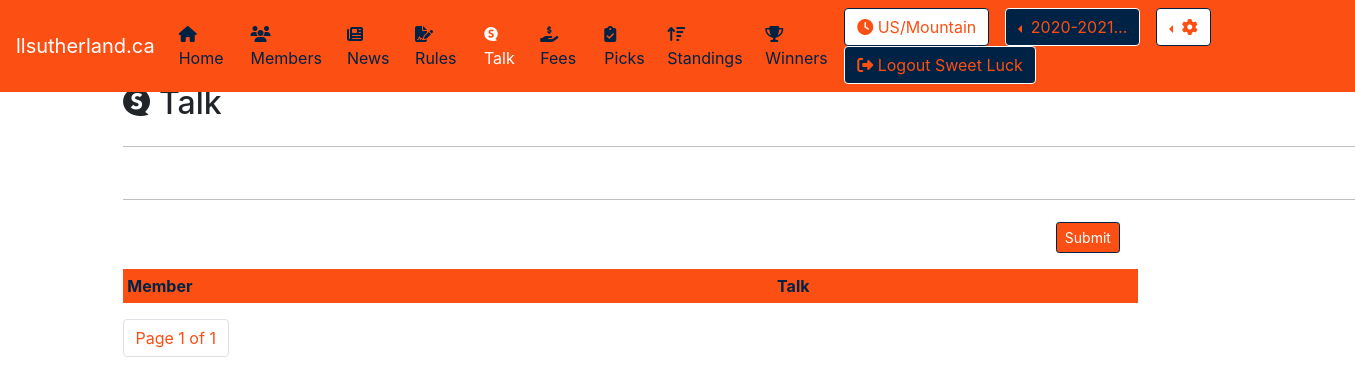
The page /talk/ (signed in) on the database as committed earlier.
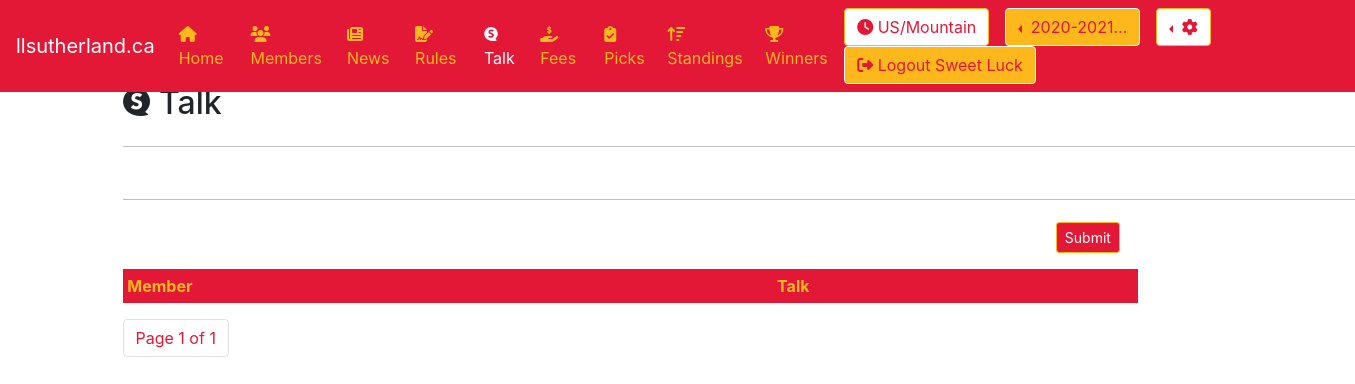
The same page on the database as committed later.
### pool/models.py (models this page shows, shortened)
class CustomUser(AbstractUser):
    US_EST = 'US/Eastern'
    TZS = [
        ('US/Alaska', 'US/Alaska'),
        ('US/Arizona','US/Arizona'),
        ('US/Central','US/Central'),
        (US_EST,'US/Eastern'),
        ('US/Hawaii','US/Hawaii'),
        ('US/Mountain','US/Mountain'),
        ('US/Pacific','US/Pacific'),
        ('Europe/Amsterdam','Europe/Amsterdam'),
        ('Europe/Athens','Europe/Athens'),
        ('Europe/Belgrade','Europe/Belgrade'),
        ('Europe/Berlin','Europe/Berlin'),
        ('Europe/Brussels','Europe/Brussels'),
        ('Europe/Bucharest','Europe/Bucharest'),
        ('Europe/Budapest','Europe/Budapest'),
        ('Europe/Copenhagen','Europe/Copenhagen'),
        ('Europe/Dublin','Europe/Dublin'),
        ('Europe/Gibraltar','Europe/Gibraltar'),
        ('Europe/Helsinki','Europe/Helsinki'),
        ('Europe/Istanbul','Europe/Istanbul'),
        ('Europe/Kiev','Europe/Kiev'),
        ('Europe/Lisbon','Europe/Lisbon'),
        ('Europe/London','Europe/London'),
        ('Europe/Luxembourg','Europe/Luxembourg'),
        ('Europe/Madrid','Europe/Madrid'),
        ('Europe/Malta','Europe/Malta'),
        ('Europe/Moscow','Europe/Moscow'),
        ('Europe/Oslo','Europe/Oslo'),
        ('Europe/Paris','Europe/Paris'),
        ('Europe/Prague','Europe/Prague'),
        ('Europe/Rome','Europe/Rome'),
        ('Europe/Sarajevo','Europe/Sarajevo'),
        ('Europe/Stockholm','Europe/Stockholm'),
        ('Europe/Vienna','Europe/Vienna'),
        ('Europe/Volgograd','Europe/Volgograd'),
        ('Europe/Warsaw','Europe/Warsaw'),
        ('Europe/Zurich','Europe/Zurich')
    ]
    username_validator = MyValidator()
    username = models.CharField(
        _('username'),
        max_length=150,
        unique=True,
        help_text=_('Required. 150 characters or fewer. Names and numbers only.'),
        validators=[username_validator],
            error_messages={
            'unique': _("A user with that username already exists."),
        },
    )
    mobile = models.CharField(max_length=20, blank=True, null=True)
    image = models.ImageField(upload_to='profile_image', blank=True, null=True)
    favorite_team = models.ForeignKey(Team, on_delete=models.CASCADE, blank=True, null=True)
    timezone = models.CharField(max_length=50, blank=False, null=False, default=US_EST, choices=TZS)

class Season(models.Model):
    name = models.CharField(max_length=50, blank=False, null=False)
    effective_date = models.DateField(blank=False, null=False)
    effective_end_date = models.DateField(blank=False, null=False)
    is_active = models.BooleanField(default=True)

### pool/views.py (the view, shortened to what this page needs)
# urls.py: path('talk/', TalkView.as_view(), name='talk'),
class TalkView(LoginRequiredMixin, TemplateView):
    template_name = 'talk/talk.html'
    context_object_name = 'talk'
    form_class = TalkForm
    success_url = '/talk'
    def get(self, request):
        args = get_current(request)
        items = Talk.objects.order_by('-effective_date')
        paginator = Paginator(items, 6)
        page_number = request.GET.get('page')
        page_obj = paginator.get_page(page_number)
        args.update({'talk' : items})
        args.update({'page_obj' : page_obj})
        return render(request, self.template_name, args)

### pool/views.py (called while the page is built)
def get_current(request):
    current_season = None
    current_week = None
    seasons = []
    prefs = None
    request.session['django_timezone'] = request.user.timezone
    try:
        current_season = get_current_season(request)
        current_week = get_current_week(request)
        seasons = get_seasons()
        prefs = get_preferences(request)
    except Exception as e:
        print(e)
    return {
        'preferences' : prefs,
        'current_season': current_season,
        'current_week' : current_week,
        'seasons' : seasons
    }

def get_preferences(request):
    return Preferences.objects.get(user_id = request.user.id)

def get_seasons():
    return Season.objects.order_by('-effective_date')

def get_current_season(request):
    active_season = Season.objects.get(is_active=True)
    current_season_id = request.session['current_season_id']
    if not active_season.id == current_season_id:
        request.session['current_season_id'] = active_season.id
        return Season.objects.get(id=active_season.id)
    else:
        return Season.objects.get(id=current_season_id)

### utils/season_helper.py (called while the page is built)
def get_now():
    return timezone.now()

### pool/templates/talk/talk.html (shortened to what this page needs)
{% extends 'base.html' %}
{% block body %}
<h2 class="mt-1 mb-4"><i class="fab fa-speakap"></i> Talk</h2>
<div class="row">
    <div class="col-12">
        {% include 'talk/create_talk.html' %}
    </div>
</div>
<div class="row">
    <div class="col-11">
        {% include 'talk/talk_loop.html' %}
    </div>
</div>
{% include 'pagination.html' %}
{% endblock %}

### pool/templates/nav/fav-team.html (shortened to what the changed rows need)
<nav class="navbar navbar-expand-md navbar-dark fixed-top" style="background-color: {{user.favorite_team.color_01}};">
        <div class="collapse navbar-collapse" id="navbarCollapse">
            <ul class="navbar-nav mr-auto">
                <li class="nav-item">
                    <a class="nav-link" href="{% url 'home'  %}" style="{% if request.resolver_match.url_name == "home" %}color:{{user.favorite_team.color_02}};{% else %}color:{{user.favorite_team.color_03}};{% endif %}"><i class="fas fa-home"></i> Home</a>
                </li>
                <li class="nav-item">
                    <a class="nav-link" href="{% url 'members'  %}" style="{% if request.resolver_match.url_name == "members" %}color:{{user.favorite_team.color_02}};{% else %}color:{{user.favorite_team.color_03}};{% endif %}"><i class="fas fa-users"></i> Members</a>
                </li>
                <li class="nav-item">
                    <a class="nav-link" href="{% url 'news'  %}" style="{% if request.resolver_match.url_name == "news" %}color:{{user.favorite_team.color_02}};{% else %}color:{{user.favorite_team.color_03}};{% endif %}"><i class="fas fa-newspaper"></i> News</a>
                </li>
                <li class="nav-item">
                    <a class="nav-link" href="{% url 'rules'  %}" style="{% if request.resolver_match.url_name == "rules" %}color:{{user.favorite_team.color_02}};{% else %}color:{{user.favorite_team.color_03}};{% endif %}"><i class="fas fa-file-signature"></i> Rules</a>
                </li>
                <li class="nav-item">
                    <a class="nav-link" href="{% url 'fees'  %}" style="{% if request.resolver_match.url_name == "fees" %}color:{{user.favorite_team.color_02}};{% else %}color:{{user.favorite_team.color_03}};{% endif %}"><i class="fas fa-hand-holding-usd"></i> Fees</a>
                </li>
                <li class="nav-item">
                    <a class="nav-link" href="{% url 'picks'  %}" style="{% if request.resolver_match.url_name == "picks" %}color:{{user.favorite_team.color_02}};{% else %}color:{{user.favorite_team.color_03}};{% endif %}"><i class="fas fa-clipboard-check"></i> Picks</a>
                </li>
                <li class="nav-item">
                    <a class="nav-link" href="{% url 'standings'  %}" style="{% if request.resolver_match.url_name == "standings" %}color:{{user.favorite_team.color_02}};{% else %}color:{{user.favorite_team.color_03}};{% endif %}"><i class="fas fa-sort-amount-up"></i> Standings</a>
                </li>
                <li class="nav-item">
                    <a class="nav-link" href="{% url 'winners'  %}" style="{% if request.resolver_match.url_name == "winners" %}color:{{user.favorite_team.color_02}};{% else %}color:{{user.favorite_team.color_03}};{% endif %}"><i class="fas fa-trophy"></i> Winners</a>
                </li>
            </ul>
            <form class="form-inline mt-2 mt-md-0">
            <a class="btn btn-light mr-2 my-2 my-sm-0" href="" style="background-color:{{user.favorite_team.color_02}};color:{{user.favorite_team.color_01}};border-color:{{user.favorite_team.color_03}}"><i class="fas fa-clock"></i> {{request.session.django_timezone}}</a>
            {% if current_season %}
                <div class="dropdown dropleft pl-2 pr-2">
                    <a class="btn btn-secondary dropdown-toggle" style="background-color:{{user.favorite_team.color_03}};color:{{user.favorite_team.color_01}};border-color:{{user.favorite_team.color_02}}" href="#" role="button" id="dropdownSeason" data-toggle="dropdown" aria-haspopup="true" aria-expanded="false">
                        {{current_season.name| truncatechars:10}}
                    </a>
            {% endif %}
                </div>
                <div class="dropdown dropleft pl-2 pr-2">
                    <a class="btn btn-secondary dropdown-toggle" style="background-color:{{user.favorite_team.color_02}};color:{{user.favorite_team.color_01}};border-color:{{user.favorite_team.color_03}}" href="#" role="button" id="dropdownProfile" data-toggle="dropdown" aria-haspopup="true" aria-expanded="false">
                        <i class="fas fa-cog"></i>
                    </a>
                </div>
                <a class="btn btn-success mr-2 my-2 my-sm-0" href="{% url 'logout' %}" style="background-color:{{user.favorite_team.color_03}};color:{{user.favorite_team.color_01}};border-color:{{user.favorite_team.color_02}}"><i class="fas fa-sign-out-alt"></i> Logout {{user.username}}</a>
            </form>
        </div>
    </nav>

Rows that differ between the two databases and show on the page:
changed CustomUser "US/Mountain": favorite_team_id 10 → 16 (drawn)
